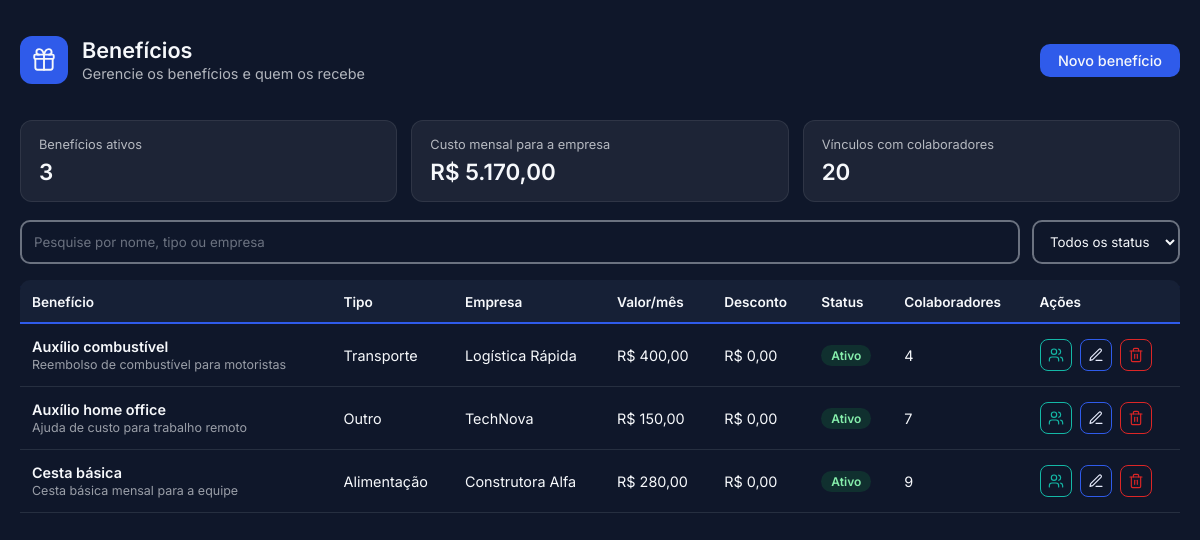
The page /pages/beneficios.php (signed in) on the database its author committed.
### tables this page shows
CREATE TABLE beneficios (
    id_beneficios INT NOT NULL PRIMARY KEY AUTO_INCREMENT,
    id_status INT,
    id_empresa INT NULL,
    nome_beneficios VARCHAR(100) NOT NULL,
    descricao VARCHAR(250) NOT NULL,
    tipo VARCHAR(50) NOT NULL DEFAULT 'Outro',
    valor DECIMAL(10, 2) NOT NULL DEFAULT 0.00,
    desconto DECIMAL(10, 2) NOT NULL DEFAULT 0.00,
    FOREIGN KEY (id_status) REFERENCES statuss(id_status),
    CONSTRAINT fk_beneficios_empresa FOREIGN KEY (id_empresa) REFERENCES empresas(id_empresas)
);

CREATE TABLE empresas (
    id_empresas INT NOT NULL PRIMARY KEY AUTO_INCREMENT,
    nome_empresas VARCHAR(100) NOT NULL,
    CNPJ CHAR(14) UNIQUE NOT NULL,
    email VARCHAR(150) NOT NULL,
    telefone VARCHAR(13) NOT NULL,
    endereco VARCHAR(100) NOT NULL,
    razao_social VARCHAR(200) NOT NULL,
    id_stats int,
    FOREIGN KEY(id_stats) REFERENCES statuss(id_status)
);

CREATE TABLE statuss (
    id_status INT NOT NULL PRIMARY KEY AUTO_INCREMENT,
    status_agora VARCHAR(100)
);

### public/pages/beneficios.php (the view, shortened to what this page needs)
<?php
require_once "../../src/config/conexao.php";
function e($valor)
{
    return htmlspecialchars((string)$valor, ENT_QUOTES, 'UTF-8');
}
function moeda($valor)
{
    return 'R$ ' . number_format((float)$valor, 2, ',', '.');
}
$bancoPronto   = true;
try {
    $pdo->query("SELECT tipo, valor, desconto, id_empresa FROM beneficios LIMIT 1");
    $pdo->query("SELECT 1 FROM colaborador_beneficio LIMIT 1");
} catch (PDOException $ex) {
    $bancoPronto = false;
}
$beneficios    = [];
if ($bancoPronto) {
    $sqlLista = "SELECT b.*, s.status_agora, e.nome_empresas,
                        (SELECT COUNT(*) FROM colaborador_beneficio cb WHERE cb.id_beneficios = b.id_beneficios) AS qtd
                     FROM beneficios b
                     LEFT JOIN statuss s ON s.id_status = b.id_status
                     LEFT JOIN empresas e ON e.id_empresas = b.id_empresa
                     ORDER BY b.nome_beneficios";
    $beneficios = $pdo->query($sqlLista)->fetchAll();
}
$totalAtivos   = 0;
$custoMensal   = 0;
$totalVinculos = 0;
foreach ($beneficios as $b) {
    $totalVinculos += (int)$b['qtd'];
    if (($b['status_agora'] ?? '') === 'Ativo') {
        $totalAtivos++;
        $custoMensal += max(0, (float)$b['valor'] - (float)$b['desconto']) * (int)$b['qtd'];
    }
}
?>
<!DOCTYPE html>
<html lang="pt-br">
<head>
    <link rel="stylesheet" href="../assets/css/all.css">
    <link rel="stylesheet" href="../assets/css/beneficios.css?v=<?= filemtime(__DIR__ . '/../assets/css/beneficios.css') ?>">
    <link rel="stylesheet" href="../assets/css/all.css">
</head>
<body>
    <div class="container">
        <header>
            <div class="top1">
                <div class="img">
                </div>
                <div class="text">
                    <h3>Benefícios</h3>
                    <p>Gerencie os benefícios e quem os recebe</p>
                </div>
            </div>
            <div class="top2">
                <button type="button" id="novo">Novo benefício</button>
            </div>
        </header>
        <div class="resumo">
            <div class="card">
                <span>Benefícios ativos</span>
                <strong><?= $totalAtivos ?></strong>
            </div>
            <div class="card">
                <span>Custo mensal para a empresa</span>
                <strong><?= moeda($custoMensal) ?></strong>
            </div>
            <div class="card">
                <span>Vínculos com colaboradores</span>
                <strong><?= $totalVinculos ?></strong>
            </div>
        </div>
        <section>
            <input placeholder="Pesquise por nome, tipo ou empresa" type="search" id="ipt" aria-label="Pesquisar benefícios">
            <select id="filtroStatus" aria-label="Filtrar por status">
                <option value="">Todos os status</option>
            </select>
        </section>
        <main>
            <div class="tabela">
                <table>
                    <thead>
                        <tr>
                            <th>Benefício</th>
                            <th>Tipo</th>
                            <th>Empresa</th>
                            <th>Valor/mês</th>
                            <th>Desconto</th>
                            <th>Status</th>
                            <th>Colaboradores</th>
                            <th>Ações</th>
                        </tr>
                    </thead>
                    <tbody>
                        <?php foreach ($beneficios as $b):
                            $nomeStatus  = $b['status_agora'] ?? 'Sem status';
                            $nomeEmpresa = $b['nome_empresas'] ?? 'Todas as empresas';
                            $textoBusca  = mb_strtolower($b['nome_beneficios'] . ' ' . $b['tipo'] . ' ' . $nomeEmpresa . ' ' . $b['descricao']);
                        ?>
                            <tr data-status="<?= e(mb_strtolower($nomeStatus)) ?>" data-busca="<?= e($textoBusca) ?>">
                                <td>
                                    <strong><?= e($b['nome_beneficios']) ?></strong>
                                    <?php if ($b['descricao'] !== ''): ?>
                                        <span class="sub"><?= e($b['descricao']) ?></span>
                                    <?php endif; ?>
                                </td>
                                <td><?= e($b['tipo']) ?></td>
                                <td><?= e($nomeEmpresa) ?></td>
                                <td><?= moeda($b['valor']) ?></td>
                                <td><?= moeda($b['desconto']) ?></td>
                                <td><span class="badge <?= e(mb_strtolower($nomeStatus)) ?>"><?= e($nomeStatus) ?></span></td>
                                <td><?= (int)$b['qtd'] ?></td>
                                <td>
                                    <div class="acoes">
                                        <button type="button" class="btn-acao btn-vincular" data-id="<?= (int)$b['id_beneficios'] ?>"
                                            title="Colaboradores deste benefício" aria-label="Colaboradores deste benefício">
                                            <svg viewBox="0 0 24 24" fill="none" stroke="currentColor" stroke-width="1.75" stroke-linecap="round" stroke-linejoin="round" aria-hidden="true">
                                                <path d="M16 21v-2a4 4 0 0 0-4-4H6a4 4 0 0 0-4 4v2" />
                                                <path d="M16 3.128a4 4 0 0 1 0 7.744" />
                                                <path d="M22 21v-2a4 4 0 0 0-3-3.87" />
                                                <circle cx="9" cy="7" r="4" />
                                            </svg>
                                        </button>
                                        <button type="button" class="btn-acao btn-editar" data-id="<?= (int)$b['id_beneficios'] ?>"
                                            title="Editar benefício" aria-label="Editar benefício">
                                            <svg viewBox="0 0 24 24" fill="none" stroke="currentColor" stroke-width="1.75" stroke-linecap="round" stroke-linejoin="round" aria-hidden="true">
                                                <path d="M12 20h9" />
                                                <path d="M16.5 3.5a2.121 2.121 0 0 1 3 3L7 19l-4 1 1-4Z" />
                                            </svg>
                                        </button>
                                        <button type="button" class="btn-acao btn-excluir" data-id="<?= (int)$b['id_beneficios'] ?>"
                                            title="Apagar benefício" aria-label="Apagar benefício">
                                        </button>
                                    </div>
                                </td>
                            </tr>
                        <?php endforeach; ?>
                    </tbody>
                </table>
            </div>
        </main>
    </div>
</body>
</html>

### public/assets/css/beneficios.css (style rules this page uses)
* { padding: 0; margin: 0; box-sizing: border-box; }
:root { --cor-primaria: #2f5bea; --cor-primaria-escura: #1e40af; --cor-primaria-clara: #e8eefe; --cor-destaque: #14b8a6; --cor-menu: #0f172a; --cor-fundo: #f6f8fb; --cor-superficie: #ffffff; --cor-texto: #1f2937; --cor-texto-suave: #6b7280; --cor-borda: #e5e7eb; --cor-sucesso: #16a34a; --cor-alerta: #f59e0b; --cor-erro: #dc2626; --fonte-base: "Inter", system-ui, -apple-system, "Segoe UI", Roboto, sans-serif; }
body { background-color: var(--cor-menu); }
.container { height: 100dvh; display: flex; flex-direction: column; padding: 0 20px 24px; background-color: var(--cor-menu); font-family: var(--fonte-base); color: var(--cor-fundo); }
header { min-height: 15dvh; display: flex; align-items: center; justify-content: space-between; gap: 16px; flex-wrap: wrap; padding: 12px 0; flex-shrink: 0; }
.top1 { display: flex; align-items: center; gap: 14px; color: var(--cor-fundo); }
.img { width: 48px; height: 48px; border-radius: 12px; display: flex; align-items: center; justify-content: center; background-color: var(--cor-primaria); color: var(--cor-fundo); flex-shrink: 0; }
.img svg { width: 26px; height: 26px; }
.text h3 { font-size: 1.35rem; font-weight: 600; line-height: 1.2; }
.text p { font-size: 0.9rem; opacity: 0.7; margin-top: 2px; }
.top2 { display: flex; flex-direction: column; align-items: center; justify-content: center; gap: 8px; }
#novo { padding: 8px 18px; border: none; border-radius: 10px; background-color: var(--cor-primaria); color: var(--cor-fundo); font-family: var(--fonte-base); font-size: 0.9rem; font-weight: 500; cursor: pointer; transition: background-color 0.2s; }
.resumo { display: grid; grid-template-columns: repeat(3, 1fr); gap: 14px; margin-bottom: 18px; flex-shrink: 0; }
.card { padding: 16px 18px; border-radius: 12px; background-color: rgba(246, 248, 251, 0.06); border: solid 1px rgba(246, 248, 251, 0.08); display: flex; flex-direction: column; gap: 6px; }
.card span { font-size: 0.8rem; opacity: 0.7; }
.card strong { font-size: 1.4rem; font-weight: 600; }
section { display: flex; align-items: center; gap: 12px; margin-bottom: 16px; flex-shrink: 0; }
#ipt { flex: 1; height: 44px; border: solid 2px var(--cor-texto-suave); border-radius: 10px; padding: 0 12px; background-color: transparent; color: var(--cor-fundo); font-family: var(--fonte-base); }
#ipt::placeholder { color: var(--cor-texto-suave); }
#filtroStatus { height: 44px; padding: 0 12px; border: solid 2px var(--cor-texto-suave); border-radius: 10px; background-color: var(--cor-menu); color: var(--cor-fundo); font-family: var(--fonte-base); cursor: pointer; }
main { flex: 1; min-height: 0; width: 100%; overflow: auto; scrollbar-width: thin; scrollbar-color: var(--cor-texto-suave) transparent; }
.tabela { width: 100%; }
table { width: 100%; min-width: 860px; border-collapse: collapse; color: var(--cor-fundo); }
th { padding: 14px 12px; text-align: left; font-size: 0.85rem; font-weight: 600; white-space: nowrap; position: sticky; top: 0; z-index: 1; background-color: var(--cor-card); box-shadow: inset 0 -2px 0 var(--cor-primaria); }
th:first-child { border-top-left-radius: 10px; }
th:last-child { border-top-right-radius: 10px; }
td { padding: 14px 12px; font-size: 0.9rem; border-bottom: solid 1px rgba(246, 248, 251, 0.1); vertical-align: middle; }
td strong { display: block; font-weight: 600; }
.sub { display: block; margin-top: 2px; font-size: 0.78rem; opacity: 0.6; max-width: 320px; }
.badge { display: inline-block; padding: 3px 10px; border-radius: 999px; font-size: 0.75rem; font-weight: 600; background-color: rgba(246, 248, 251, 0.1); }
.badge.ativo { background-color: rgba(22, 163, 74, 0.18); color: #86efac; }
.acoes { display: flex; gap: 8px; }
.btn-acao { width: 32px; height: 32px; border-radius: 8px; display: flex; align-items: center; justify-content: center; background-color: transparent; cursor: pointer; transition: background-color 0.2s, color 0.2s; }
.btn-acao svg { width: 16px; height: 16px; }
.btn-vincular { color: var(--cor-destaque); border: solid 1px var(--cor-destaque); }
.btn-editar { color: var(--cor-primaria-clara); border: solid 1px var(--cor-primaria); }
.btn-excluir { color: var(--cor-erro); border: solid 1px var(--cor-erro); }

### public/pages/beneficios.php (style rules this page uses)
html, body { background-color: #0f172a; }

### rows shown on the page
beneficios: nome_beneficios "Auxílio combustível", descricao "Reembolso de combustível para motoristas", tipo "Transporte", id_empresa.nome_empresas "Logística Rápida", valor "R$ 400,00", desconto "R$ 0,00", id_status.status_agora "Ativo", qtd "4"
beneficios: nome_beneficios "Auxílio home office", descricao "Ajuda de custo para trabalho remoto", tipo "Outro", id_empresa.nome_empresas "TechNova", valor "R$ 150,00", desconto "R$ 0,00", id_status.status_agora "Ativo", qtd "7"
beneficios: nome_beneficios "Cesta básica", descricao "Cesta básica mensal para a equipe", tipo "Alimentação", id_empresa.nome_empresas "Construtora Alfa", valor "R$ 280,00", desconto "R$ 0,00", id_status.status_agora "Ativo", qtd "9"

### other values the page prints
$totalAtivos "3"
moeda($custoMensal) "R$ 5.170,00"
$totalVinculos "20"
